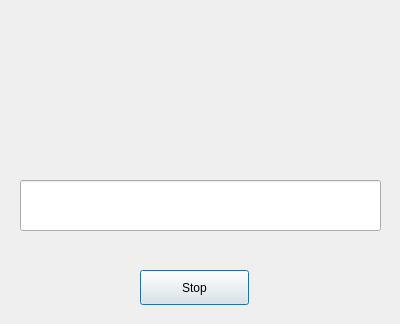
<?xml version="1.0" encoding="UTF-8"?>
<ui version="4.0">
 <class>Capture</class>
 <widget class="QDialog" name="Capture">
  <property name="geometry">
   <rect>
    <x>0</x>
    <y>0</y>
    <width>400</width>
    <height>324</height>
   </rect>
  </property>
  <property name="windowTitle">
   <string>Dialog</string>
  </property>
  <widget class="QPushButton" name="pushButton_stop">
   <property name="geometry">
    <rect>
     <x>140</x>
     <y>270</y>
     <width>109</width>
     <height>35</height>
    </rect>
   </property>
   <property name="text">
    <string>Stop</string>
   </property>
  </widget>
  <widget class="QLabel" name="label">
   <property name="geometry">
    <rect>
     <x>120</x>
     <y>30</y>
     <width>161</width>
     <height>121</height>
    </rect>
   </property>
   <property name="text">
    <string/>
   </property>
  </widget>
  <widget class="QLineEdit" name="lineEdit">
   <property name="geometry">
    <rect>
     <x>20</x>
     <y>180</y>
     <width>361</width>
     <height>51</height>
    </rect>
   </property>
   <property name="font">
    <font>
     <pointsize>14</pointsize>
    </font>
   </property>
  </widget>
 </widget>
 <resources/>
 <connections/>
</ui>
